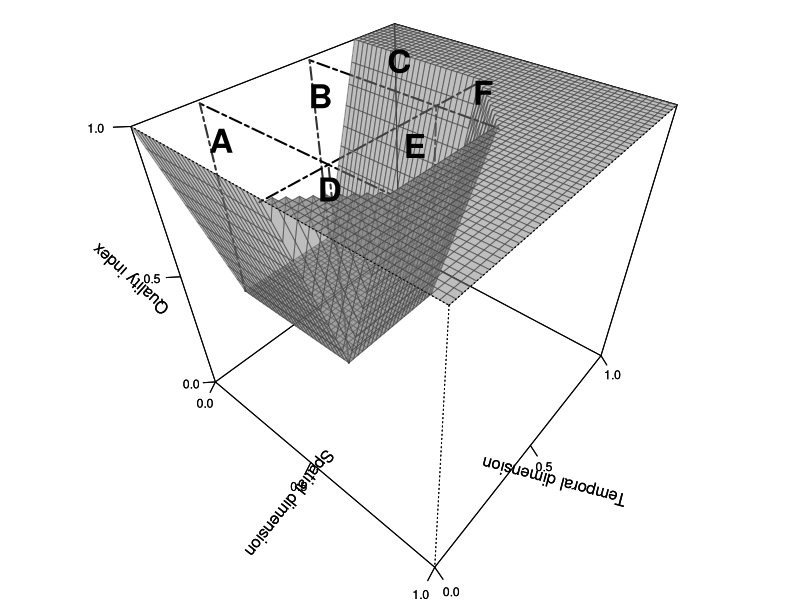

The R script that drew this image:
### Create 3d general outlook

### Import matrix saved (without row/column names)
### from the excel workbook

###First, create a 'dummy' blank 3d plot (parameters outside plot area)
tiff("out/Fig 4.tiff", width = 2625, height = 2250, units = "px",res = 300, compression = "lzw")
par(mar = c(0.55,0.5,0.1,0.1)) ### set graph parameters
x <- seq(0,1,0.02); y <- seq(0,1,0.02)
gen <- as.matrix(read.csv("data/3d.general.csv",header = F))

pmat <- persp(x=c(-10.1,-10), y=c(-10.1,-10), z=matrix(c(0,.1,0,.1), 
                                                       nrow=2),
              xlab = "Spatial dimension",
              xlim = c(0,1), ylim = c(0,1), zlim = c(0,1),
              ylab = "Temporal dimension", zlab = "Quality index",
              theta = 40, phi = 40, expand = 1,
              col = rgb(.20,.20,.20,0.51), ticktype = "detailed", nticks = 3,
              cex.axis = 0.75, border = rgb(.20,.20,.20,0.51))

lines(trans3d(x = seq(0,0.7,0.02), y = 0.6, z = 0.99, pmat = pmat),
      col = 1, lwd = 2, lty = 6)
lines(trans3d(x = 0, y = 0.6, z = seq(0.3,0.99, 0.01), pmat = pmat),
      col = rgb(.20,.20,.20,1), lwd = 2, lty = 6)
lines(trans3d(x = 0.5, y = 0.6, z = seq(0.3,0.99, 0.01), pmat = pmat),
      col = rgb(.20,.20,.20,1), lwd = 2, lty = 6)
lines(trans3d(x = seq(0,0.7,0.02), y = 0.2, z = 0.99, pmat = pmat),
      col = 1, lwd = 2, lty = 6)
lines(trans3d(x = 0, y = 0.2, z = seq(0.3,0.99, 0.01), pmat = pmat),
      col = rgb(.20,.20,.20,1), lwd = 2, lty = 6)
lines(trans3d(x = .5, y = 0.2, z = seq(0.3,0.99, 0.01), pmat = pmat),
      col = rgb(.20,.20,.20,1), lwd = 2, lty = 6)
lines(trans3d(x = 0.5, y = seq(0, 0.8,0.02), z = 0.99, pmat = pmat),
      col = 1, lwd = 2, lty = 6)

par(new=T)
pmat <- persp(x=x, y=y, z=gen,
              xlab = "Spatial dimension",
              xlim = c(0,1), ylim = c(0,1), zlim = c(0,1),
              ylab = "Temporal dimension", zlab = "Quality index",
              theta = 40, phi = 40, expand = 1,
              col = rgb(.50,.50,.50,0.51), ticktype = "detailed", nticks = 3,
              cex.axis = 0.75, border = rgb(.25,.25,.25,0.51))
text(trans3d(0.15,0.15,.95,pmat), "A", font = 2, cex = 2)
text(trans3d(0.15,0.5,.95,pmat), "B", font = 2, cex = 2)
text(trans3d(0.15,0.85,.95,pmat), "C", font = 2, cex = 2)
text(trans3d(0.53,0.17,.95,pmat), "D", font = 2, cex = 2)
text(trans3d(0.55,0.45,.95,pmat), "E", font = 2, cex = 2)
text(trans3d(0.50,0.825,.95,pmat), "F", font = 2, cex = 2)
dev.off()
rm(pmat, x, y, gen)
